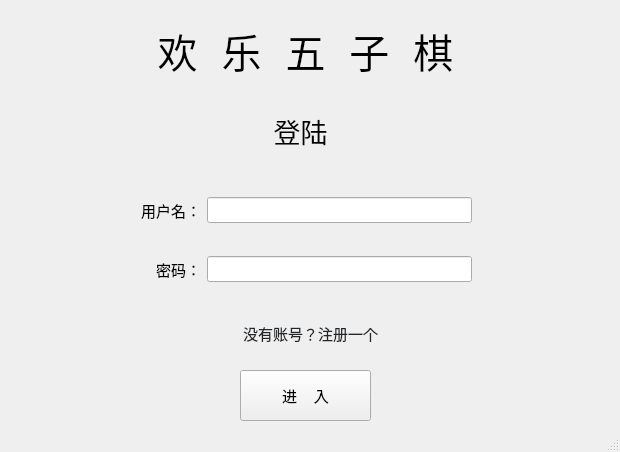
<?xml version="1.0" encoding="UTF-8"?>
<ui version="4.0">
 <class>MainWindow</class>
 <widget class="QMainWindow" name="MainWindow">
  <property name="geometry">
   <rect>
    <x>0</x>
    <y>0</y>
    <width>620</width>
    <height>452</height>
   </rect>
  </property>
  <property name="font">
   <font>
    <pointsize>11</pointsize>
   </font>
  </property>
  <property name="windowTitle">
   <string>MainWindow</string>
  </property>
  <property name="styleSheet">
   <string notr="true"/>
  </property>
  <widget class="QWidget" name="centralwidget">
   <widget class="QPushButton" name="pushButton_enter">
    <property name="geometry">
     <rect>
      <x>240</x>
      <y>370</y>
      <width>131</width>
      <height>51</height>
     </rect>
    </property>
    <property name="text">
     <string>进    入</string>
    </property>
   </widget>
   <widget class="QLabel" name="label_title">
    <property name="geometry">
     <rect>
      <x>110</x>
      <y>10</y>
      <width>391</width>
      <height>81</height>
     </rect>
    </property>
    <property name="font">
     <font>
      <family>Noto Mono</family>
      <pointsize>30</pointsize>
      <italic>false</italic>
      <bold>false</bold>
     </font>
    </property>
    <property name="styleSheet">
     <string notr="true">font: 30pt &quot;Noto Mono&quot;;</string>
    </property>
    <property name="text">
     <string>欢 乐 五 子 棋</string>
    </property>
    <property name="alignment">
     <set>Qt::AlignCenter</set>
    </property>
   </widget>
   <widget class="QLabel" name="label_subtitle">
    <property name="geometry">
     <rect>
      <x>260</x>
      <y>110</y>
      <width>81</width>
      <height>41</height>
     </rect>
    </property>
    <property name="font">
     <font>
      <family>Noto Mono</family>
      <pointsize>20</pointsize>
     </font>
    </property>
    <property name="text">
     <string>登陆</string>
    </property>
    <property name="alignment">
     <set>Qt::AlignCenter</set>
    </property>
   </widget>
   <widget class="QPushButton" name="pushButton_switch">
    <property name="enabled">
     <bool>true</bool>
    </property>
    <property name="geometry">
     <rect>
      <x>210</x>
      <y>320</y>
      <width>201</width>
      <height>26</height>
     </rect>
    </property>
    <property name="palette">
     <palette>
      <active>
       <colorrole role="Button">
        <brush brushstyle="SolidPattern">
         <color alpha="0">
          <red>0</red>
          <green>0</green>
          <blue>0</blue>
         </color>
        </brush>
       </colorrole>
       <colorrole role="ButtonText">
        <brush brushstyle="SolidPattern">
         <color alpha="255">
          <red>255</red>
          <green>0</green>
          <blue>0</blue>
         </color>
        </brush>
       </colorrole>
       <colorrole role="Base">
        <brush brushstyle="SolidPattern">
         <color alpha="0">
          <red>0</red>
          <green>0</green>
          <blue>0</blue>
         </color>
        </brush>
       </colorrole>
       <colorrole role="Window">
        <brush brushstyle="SolidPattern">
         <color alpha="0">
          <red>0</red>
          <green>0</green>
          <blue>0</blue>
         </color>
        </brush>
       </colorrole>
      </active>
      <inactive>
       <colorrole role="Button">
        <brush brushstyle="SolidPattern">
         <color alpha="0">
          <red>0</red>
          <green>0</green>
          <blue>0</blue>
         </color>
        </brush>
       </colorrole>
       <colorrole role="ButtonText">
        <brush brushstyle="SolidPattern">
         <color alpha="255">
          <red>35</red>
          <green>38</green>
          <blue>41</blue>
         </color>
        </brush>
       </colorrole>
       <colorrole role="Base">
        <brush brushstyle="SolidPattern">
         <color alpha="0">
          <red>0</red>
          <green>0</green>
          <blue>0</blue>
         </color>
        </brush>
       </colorrole>
       <colorrole role="Window">
        <brush brushstyle="SolidPattern">
         <color alpha="0">
          <red>0</red>
          <green>0</green>
          <blue>0</blue>
         </color>
        </brush>
       </colorrole>
      </inactive>
      <disabled>
       <colorrole role="Button">
        <brush brushstyle="SolidPattern">
         <color alpha="0">
          <red>0</red>
          <green>0</green>
          <blue>0</blue>
         </color>
        </brush>
       </colorrole>
       <colorrole role="ButtonText">
        <brush brushstyle="SolidPattern">
         <color alpha="255">
          <red>126</red>
          <green>126</green>
          <blue>126</blue>
         </color>
        </brush>
       </colorrole>
       <colorrole role="Base">
        <brush brushstyle="SolidPattern">
         <color alpha="0">
          <red>0</red>
          <green>0</green>
          <blue>0</blue>
         </color>
        </brush>
       </colorrole>
       <colorrole role="Window">
        <brush brushstyle="SolidPattern">
         <color alpha="0">
          <red>0</red>
          <green>0</green>
          <blue>0</blue>
         </color>
        </brush>
       </colorrole>
      </disabled>
     </palette>
    </property>
    <property name="styleSheet">
     <string notr="true">background-color: rgba(0, 0, 0, 0);
border:none;
</string>
    </property>
    <property name="text">
     <string>没有账号？注册一个</string>
    </property>
   </widget>
   <widget class="QWidget" name="layoutWidget">
    <property name="geometry">
     <rect>
      <x>141</x>
      <y>170</y>
      <width>331</width>
      <height>141</height>
     </rect>
    </property>
    <layout class="QGridLayout" name="gridLayout">
     <property name="spacing">
      <number>6</number>
     </property>
     <item row="0" column="0">
      <widget class="QLabel" name="label_name">
       <property name="styleSheet">
        <string notr="true">font: 18pt &quot;Noto Mono&quot;;</string>
       </property>
       <property name="text">
        <string>用户名：</string>
       </property>
       <property name="alignment">
        <set>Qt::AlignRight|Qt::AlignTrailing|Qt::AlignVCenter</set>
       </property>
      </widget>
     </item>
     <item row="0" column="1">
      <widget class="QLineEdit" name="lineEdit_name">
       <property name="placeholderText">
        <string/>
       </property>
      </widget>
     </item>
     <item row="1" column="0">
      <widget class="QLabel" name="label_passwd">
       <property name="layoutDirection">
        <enum>Qt::LeftToRight</enum>
       </property>
       <property name="styleSheet">
        <string notr="true">font: 18pt &quot;Noto Mono&quot;;</string>
       </property>
       <property name="text">
        <string>密码：</string>
       </property>
       <property name="alignment">
        <set>Qt::AlignRight|Qt::AlignTrailing|Qt::AlignVCenter</set>
       </property>
      </widget>
     </item>
     <item row="1" column="1">
      <widget class="QLineEdit" name="lineEdit_passwd">
       <property name="echoMode">
        <enum>QLineEdit::Password</enum>
       </property>
       <property name="placeholderText">
        <string/>
       </property>
      </widget>
     </item>
    </layout>
   </widget>
  </widget>
  <widget class="QMenuBar" name="menubar">
   <property name="geometry">
    <rect>
     <x>0</x>
     <y>0</y>
     <width>620</width>
     <height>27</height>
    </rect>
   </property>
  </widget>
  <widget class="QStatusBar" name="statusbar"/>
 </widget>
 <resources/>
 <connections/>
</ui>
